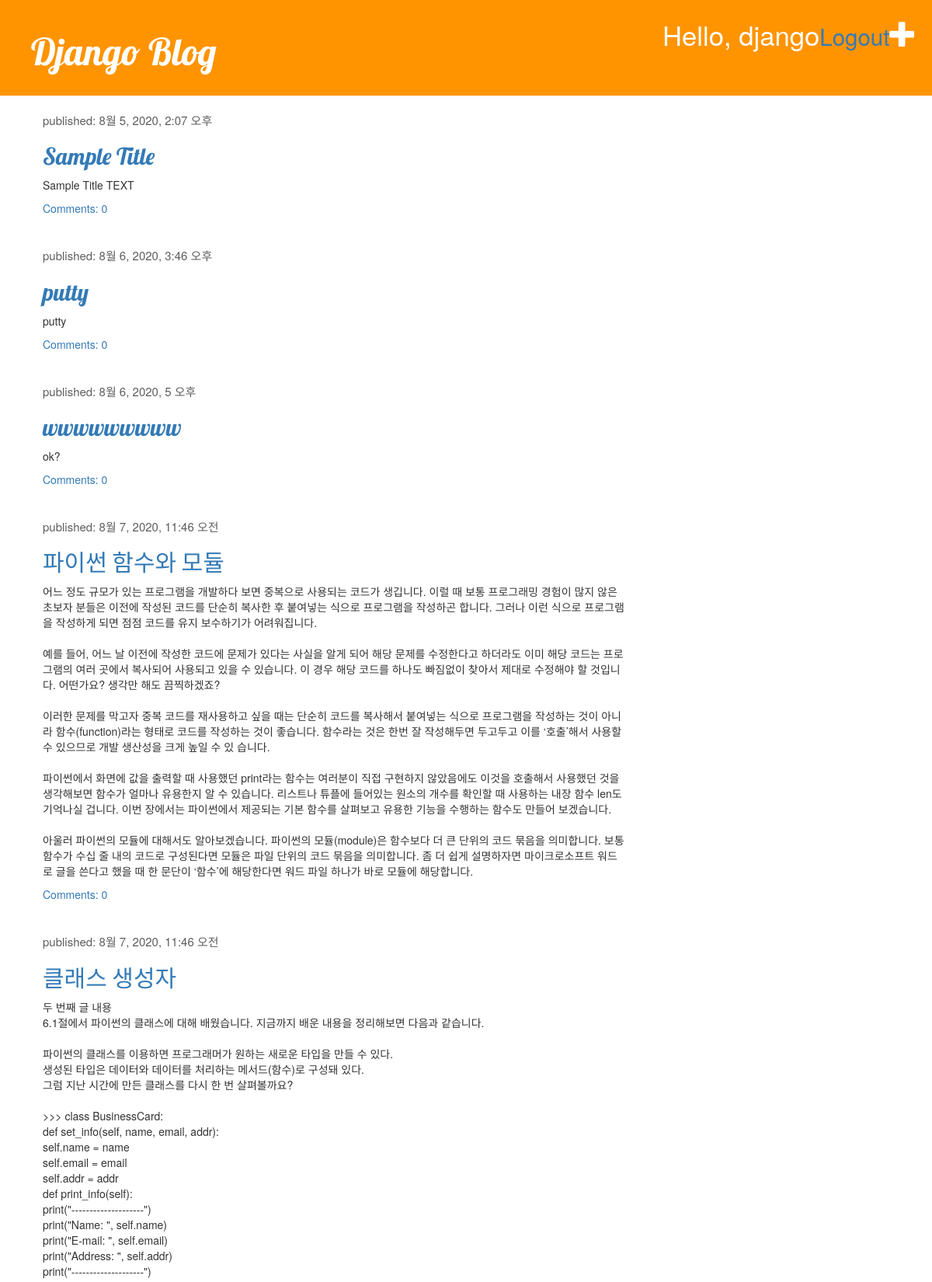
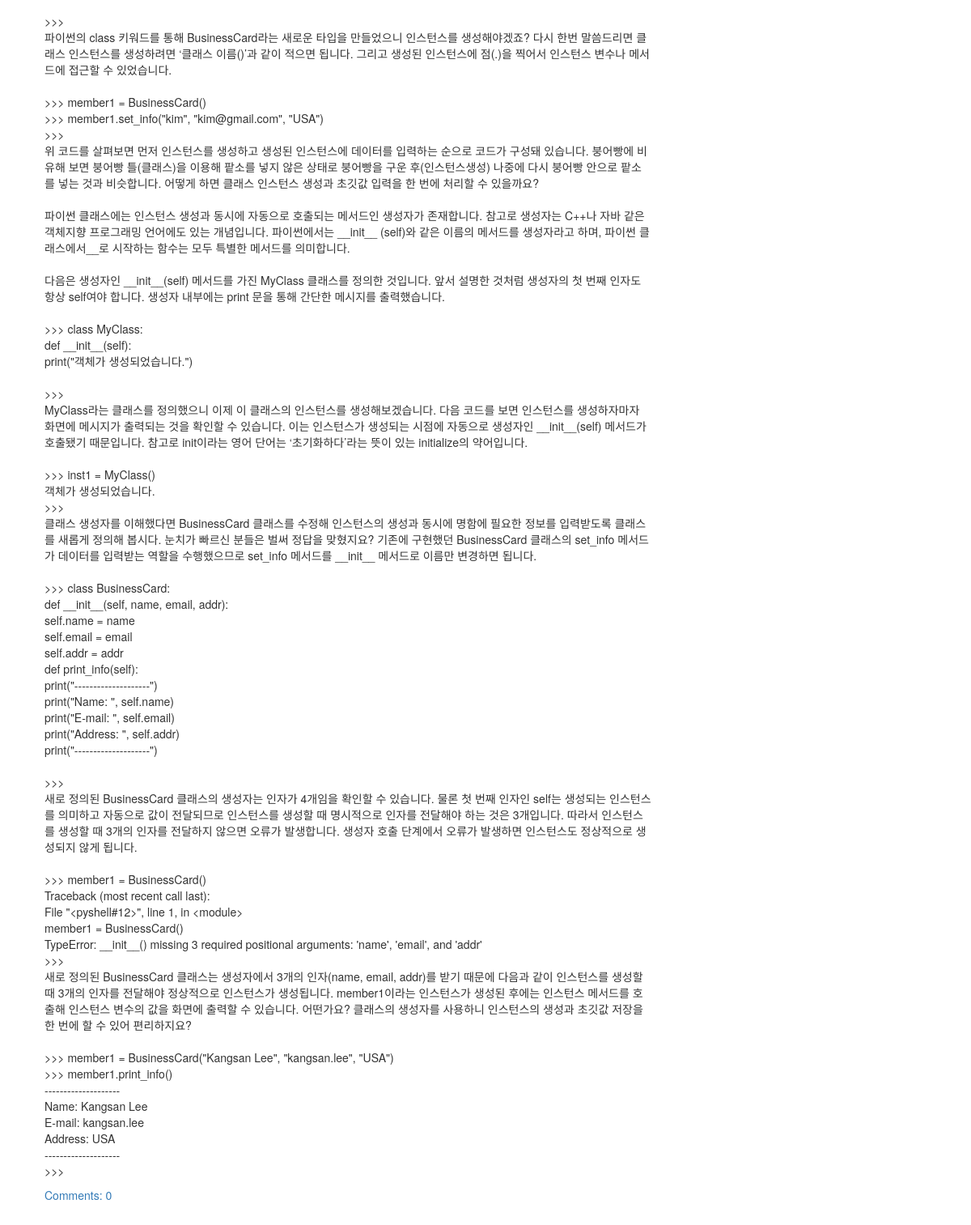
The app's page / (signed in) with its own data (2 pictures, top to bottom).
### blog/models.py (models this page shows, shortened)
class Post(models.Model):
    author = models.ForeignKey('auth.User', on_delete=models.CASCADE)
    title = models.CharField(max_length=200, validators=[min_length_3_validator])
    text = models.TextField()
    created_data = models.DateTimeField(default=timezone.now)
    published_date = models.DateTimeField(blank=True, null=True)
    def approved_comments(self):
        return self.comments.filter(approved_comment=True)

### blog/views.py (the view)
# urls.py: path('', views.post_list, name='post_list'),
def post_list(request):
    posts = Post.objects.filter(published_date__lte=timezone.now()).order_by('published_date')
    return render(request, 'blog/post_list.html', {'posts':posts})

### blog/templates/blog/post_list.html
{% extends 'blog/base.html' %}
{% block content %}
    {% for post in posts %}
        <div class="post">
            <div class="date">
                <p>published: {{ post.published_date }}</p>
            </div>
            <h2><a href="{% url 'post_detail' pk=post.pk %}"> {{ post.title }}</a></h2>
            <p>{{ post.text|linebreaksbr }}</p>
            <a href="{% url 'post_detail' pk=post.pk %}">Comments: {{post.approved_comments.count}}</a>
        </div>
        {% empty %}
        <div>
            요청하신 Post가 존재하지 않습니다.
        </div>
    {% endfor %}
{% endblock %}

### blog/templates/blog/base.html (shortened to what this page needs)
<!DOCTYPE html>
{% load static %}
<html lang="en">
<head>
    <link rel="stylesheet" href="https://stackpath.bootstrapcdn.com/bootstrap/3.4.1/css/bootstrap.min.css">
    <link rel="stylesheet" href="https://stackpath.bootstrapcdn.com/bootstrap/3.4.1/css/bootstrap-theme.min.css">
    <link rel="stylesheet" href="{% static 'css/blog.css' %}">
</head>
<body>
<div class="page-header">
    {% if user.is_authenticated %}
        <a href="{% url 'post_new' %}" class="top-menu">
            <span class="glyphicon glyphicon-plus"></span>
        </a>
        <p class="top-menu"> Hello, {{user.username}}<small><a href="{% url 'logout'  %}?next={{request.path}}">Logout</a></small></p>
    {% else %}
        <a href="{% url 'login' %}" class="top-menu">
            <span class="glyphicon glyphicon-lock"></span>
        </a>
    {% endif %}
    <h1><a href="/"> Django Blog</a></h1>
</div>
<div class="content container">
    <div class="row">
        <div class="col-md-8">
            {% block content %}
            {% endblock %}
        </div>
    </div>
</div>
</body>
</html>

### blog/static/css/blog.css (style rules this page uses)
.page-header { background-color: #ff9400; margin-top: 0; padding: 20px 20px 20px 40px; }
.page-header h1, .page-header h1 a, .page-header h1 a:visited, .page-header h1 a:active { color: #ffffff; font-size: 36pt; text-decoration: none; }
h1, h2, h3, h4 { font-family: 'Lobster', cursive; }
.content { margin-left: 40px; }
.post { margin-bottom: 40px; }
.date { color: #5e5e5e; font-size:15px; }
.top-menu, .top-menu:hover, top-menu:visited { color: white; font-size: 26pt; float: right; }

### records on screen
Post: published_date "8월 5, 2020, 2:07 오후", title "Sample Title", text "Sample Title TEXT", approved_comments.count "0"
Post: published_date "8월 6, 2020, 3:46 오후", title "putty", text "putty", approved_comments.count "0"
Post: published_date "8월 6, 2020, 5 오후", title "wwwwwwwww", text "ok?", approved_comments.count "0"
Post: published_date "8월 7, 2020, 11:46 오전", title "파이썬 함수와 모듈", text "어느 정도 규모가 있는 프로그램을 개발하다 보면 중복으로 사용되는 코드가 생깁니다. 이럴 때 보통 프로그래밍 경험이 많지 않은 초보자 분들은 이전에 작성된 코드를 단순히 복사한 후 붙여넣는 식으로 프로그램을 작성하곤 합니다. 그러나 이런 식으로 프로그램을 작성하게 되면 점점 코드를 유지 보수하기가 어려워집니다. 예를 들어, 어느 날 이전에 작성한 코드에 문제가 있다는 사실을 알게 되어 해당 문제를 수정한다고 하더라도 이미 해당 코드는 프로그램의 여러 곳에서 복사되어 사용되고 있을 수 있습니다. 이 경우 해당 코드를 하나도 빠짐없이 찾아서 제대로 수정해야 할 것입니다. 어떤가요? 생각만 해도 끔찍하겠죠? 이러한 문제를 막고자 중복 코드를 재사용하고 싶을 때는 단순히 코드를 복사해서 붙여넣는 식으로 프로그램을 작성하는 것이 아니라 함수(function)라는 형태로 코드를 작성하는 것이 좋습니다. 함수라는 것은 한번 잘 작성해두면 두고두고 이를 ‘호출’해서 사용할 수 있으므로 개발 생산성을 크게 높일 수 있 습니다. 파이썬에서 화면에 값을 출력할 때 사용했던 print라는 함수는 여러분이 직접 구현하지 않았음에도 이것을 호출해서 사용했던 것을 생각해보면 함수가 얼마나 유용한지 알 수 있습니다. 리스트나 튜플에 들어있는 원소의 개수를 확인할 때 사용하는 내장 함수 len도 기억나실 겁니다. 이번 장에서는 파이썬에서 제공되는 기본 함수를…", approved_comments.count "0"
Post: published_date "8월 7, 2020, 11:46 오전", title "클래스 생성자", text "두 번째 글 내용 6.1절에서 파이썬의 클래스에 대해 배웠습니다. 지금까지 배운 내용을 정리해보면 다음과 같습니다. 파이썬의 클래스를 이용하면 프로그래머가 원하는 새로운 타입을 만들 수 있다. 생성된 타입은 데이터와 데이터를 처리하는 메서드(함수)로 구성돼 있다. 그럼 지난 시간에 만든 클래스를 다시 한 번 살펴볼까요? >>> class BusinessCard: def set_info(self, name, email, addr): self.name = name self.email = email self.addr = addr def print_info(self): print(\"--------------------\") print(\"Name: \", self.name) print(\"E-mail: \", self.email) print(\"Address: \", self.addr) print(\"--------------------\") >>> 파이썬의 class 키워드를 통해 BusinessCard라는 새로운 타입을 만들었으니 인스턴스를 생성해야겠죠? 다시 한번 말씀드리면 클래스 인스턴스를 생성하려면 ‘클래스 이름()’과 같이 적으면 됩니다. 그리고 생성된 인스턴스에 점(.)을 찍어서 인스턴스 변수나 메서드에 접근할 수 있었습니다. >>> member1 = BusinessCard() >>> member1.set_info(\"kim\",…", approved_comments.count "0"

### other values on screen
{{ user.username }} "django"
